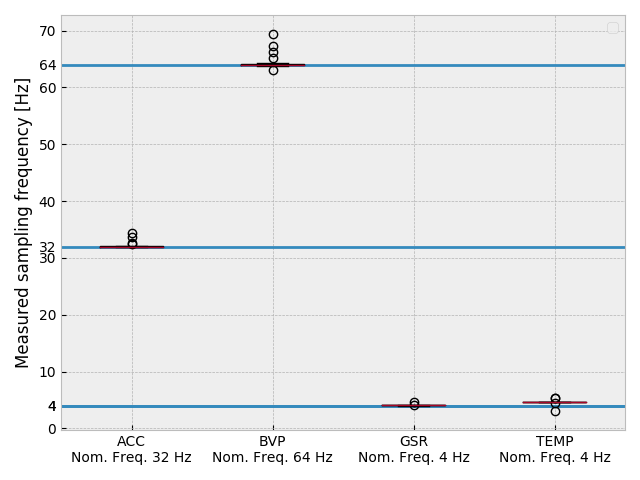

Here is the Python script that generated this plot:
import time
from typing import Tuple

import matplotlib.pyplot as plt
import numpy as np
import scipy
import scipy.stats

from e4client import *


# Nominal sampling rates for the E4:
#
#    Blood volume pulse,@64Hz
#    Inter beat interval: time, IBI(time) pair
#    Electrodermal activity @4 Hz
#    XYZ raw acceleration @32Hz
#    Skin temperature @4Hz*
#


def benchmark_sensor(conn: E4DeviceConnection,
                     stream: E4DataStreamID,
                     nom_freq: int,
                     bench_time_s: float,
                     repetitions: int) -> Tuple[float, np.ndarray]:
    print(f'..............Benchmarking {stream}..............')
    print(f'Duration of each benchmark: ~{bench_time_s} seconds.')
    freq_samples = []
    sample_intervals = []

    for i in range(repetitions):
        print(f'\rRunning repetition {i + 1}/{repetitions}.', end='',
              flush=True)
        res_q = conn.subscribe_to_stream(stream)
        # wait for the first packet before starting
        t_prev, *rest = res_q.get(block=True)

        t_i = time.time()
        time.sleep(bench_time_s)
        conn.unsubscribe_from_stream(stream)
        delta_t = time.time() - t_i

        # count the received packets
        total_cnt = 0
        while not res_q.empty():
            t_stamp, *rest = res_q.get()
            sample_intervals.append(t_stamp - t_prev)
            t_prev = t_stamp
            total_cnt += 1

        freq_samples.append(total_cnt / delta_t)

    freq_samples = np.array(freq_samples)
    _, freq_minmax, freq_mean, freq_var, _, _ = scipy.stats.describe(
        freq_samples)

    sample_intervals = np.array(sample_intervals)
    _, inter_minmax, inter_mean, inter_var, _, _ = scipy.stats.describe(
        sample_intervals)

    print(f'''
Nominal sampling frequency: {nom_freq} Hz
Results over {repetitions} benchmarks:
Mean: {freq_mean} Hz
Min: {freq_minmax[0]} Hz
Max: {freq_minmax[1]} Hz
Variance: {freq_var} Hz

Expected interval between reported timestamps: {1.0 / nom_freq} s.
Actual reported intervals:
Mean: {inter_mean} s
Min: {inter_minmax[0]} s
Max: {inter_minmax[1]} s
Variance: {inter_var} s
    ''')

    return nom_freq, freq_samples


if __name__ == '__main__':
    bench_cnt = 5
    bench_time = 1
    # connect to client:
    with E4StreamingClient('192.168.56.101', 28000) as client:
        device = client.list_connected_devices()[0]
        print(f'Connecting to {device}...')
        results = {}
        with client.connect_to_device(device) as conn:
            for stream in E4DataStreamID:
                if stream in [E4DataStreamID.TEMP, E4DataStreamID.GSR]:
                    results[stream] = benchmark_sensor(conn, stream, 4,
                                                       bench_time, bench_cnt)
                elif stream == E4DataStreamID.BVP:
                    results[stream] = benchmark_sensor(conn, stream, 64,
                                                       bench_time, bench_cnt)
                elif stream == E4DataStreamID.ACC:
                    results[stream] = benchmark_sensor(conn, stream, 32,
                                                       bench_time, bench_cnt)

    exp_vals = []
    samples = []
    for stream, stats in results.items():
        f_exp, data = stats
        exp_vals.append(f_exp)
        samples.append(data)

    fig, ax = plt.subplots()

    labels = []
    for exp, stream in zip(exp_vals, results.keys()):
        ax.axhline(y=exp)
        labels.append(f'{stream.name}\nNom. Freq. {exp} Hz')

    y_ticks = ax.get_yticks()
    ax.set_yticks(np.append(y_ticks, np.array(exp_vals)))

    ax.boxplot(samples, vert=True, labels=labels)
    ax.legend()

    ax.set_ylabel('Measured sampling frequency [Hz]')

    plt.show()
